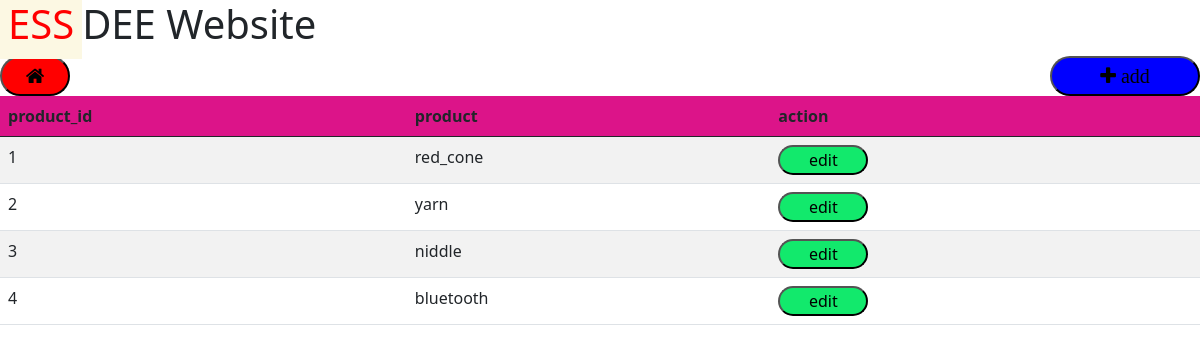
/product, run on an earlier commit of the app's database.
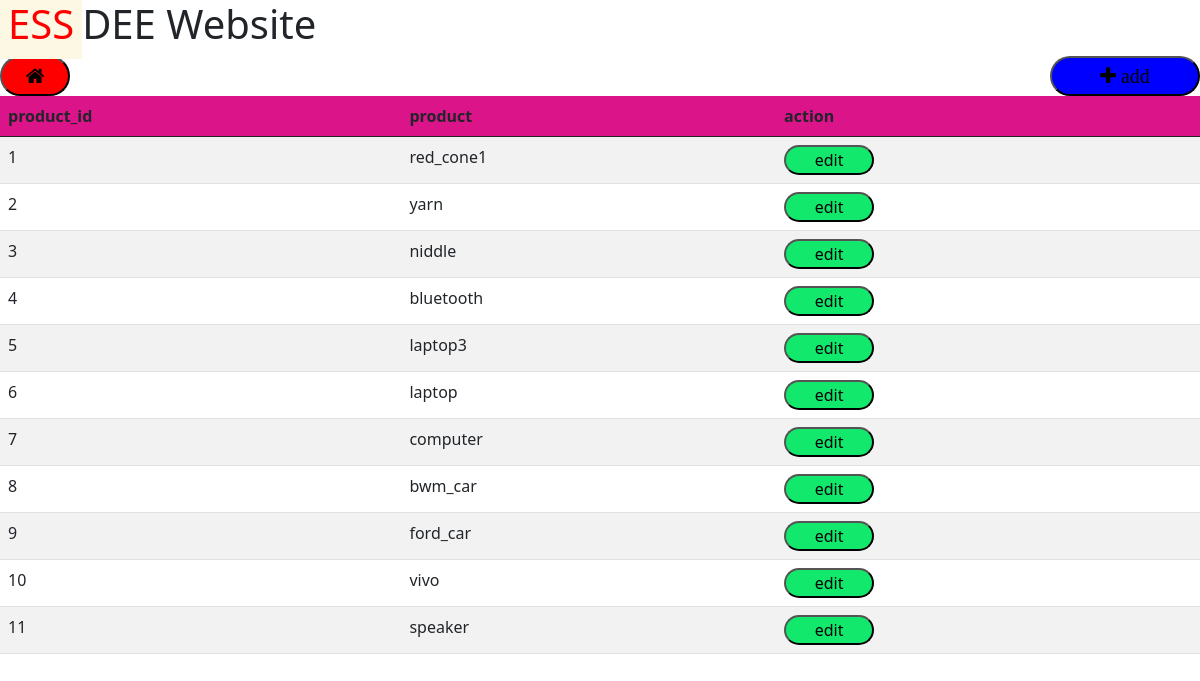
And on a later commit of the database.
### tables this page shows
CREATE TABLE product(product_id INTEGER PRIMARY KEY AUTOINCREMENT,product text NOT NULL);

### f1.py (the view)
@app.route('/product')
def product():
    con = sqlite3.connect('main.db')
    cur = con.cursor()
    tbl="select * from product"
    cur.execute(tbl)
    x1 =cur.fetchall()
    con.commit()
    con.close()
    return render_template('product.html',x1=x1)

### templates/product.html (shortened to what this page needs)
<!DOCTYPE html>
<html>
    <head>
      <link rel="stylesheet" href="https://cdnjs.cloudflare.com/ajax/libs/font-awesome/4.7.0/css/font-awesome.min.css">
        <link rel="stylesheet" href="{{ url_for('static', filename='css/main.css') }}">
        <link href="https://cdn.jsdelivr.net/npm/bootstrap@5.0.1/dist/css/bootstrap.min.css" rel="stylesheet">
    </head>
<body>
<h1><mark class="markline">ESS</mark>DEE Website</h1>
<form action="/" method='post'>
  <button type="submit" class="fa fa-home" style="font-size:20px;background-color:red;border-radius: 30px;width: 70px; height: 40px;float: left;"></button>
  </form>
{% block content %}
  <table id="data" class="table table-striped">
    <thead>
      <tr>
        <th>product_id</th>
        <th>product</th>
        <th>action</th>
      </tr>
    </thead>
    <tbody>
      {% for u1 in x1 %}
        <tr>
          <td>{{u1[0]}}</td>
          <td>{{u1[1]}}</td>
        <td>
            <form action="{{ url_for('proedit',x=u1[0]) }}" method='post'><button  type="submit" value="edit" class="btn1"> edit</button></form>
          </td>
        </tr>
      {% endfor %}
    </tbody>
        <button type="submit" class="fa fa-plus"style="font-size:20px;background-color:blue;border-radius: 30px;width: 150px; height: 40px;float: right;" id="show" > add </button>
  </table>
{% endblock %}
</body>
</html>

What changed in the data, as far as the page shows it:
changed product id 1: product "red_cone" → "red_cone1"
added product: product_id "5", product "laptop3"
added product: product_id "6", product "laptop"
added product: product_id "7", product "computer"
added product: product_id "8", product "bwm_car"
added product: product_id "9", product "ford_car"
added product: product_id "10", product "vivo"
added product: product_id "11", product "speaker"
